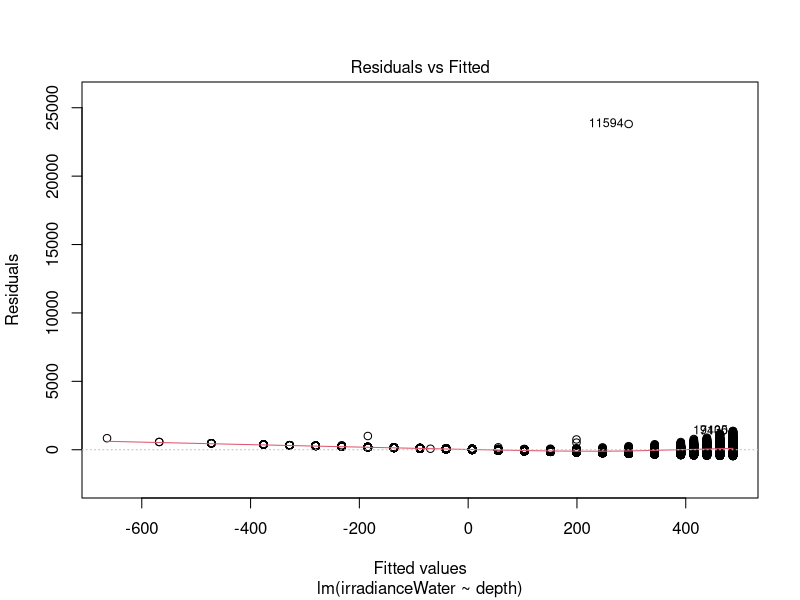
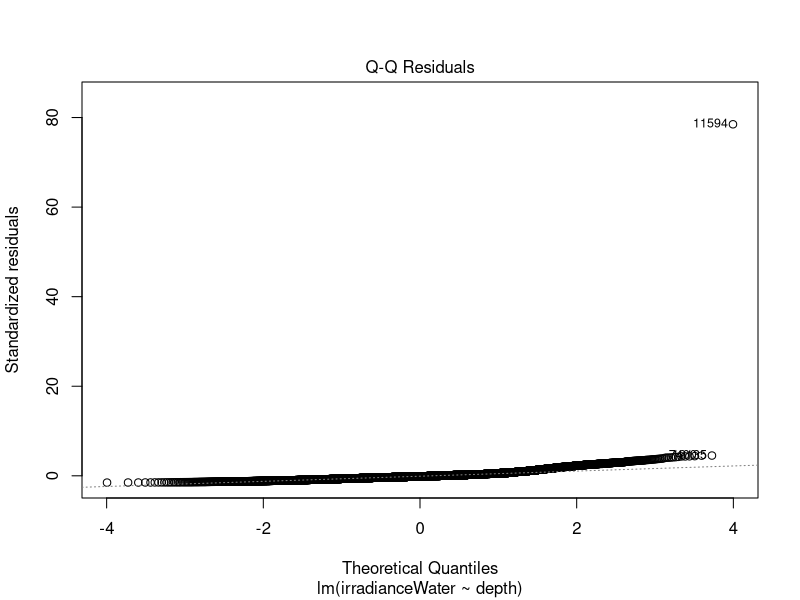
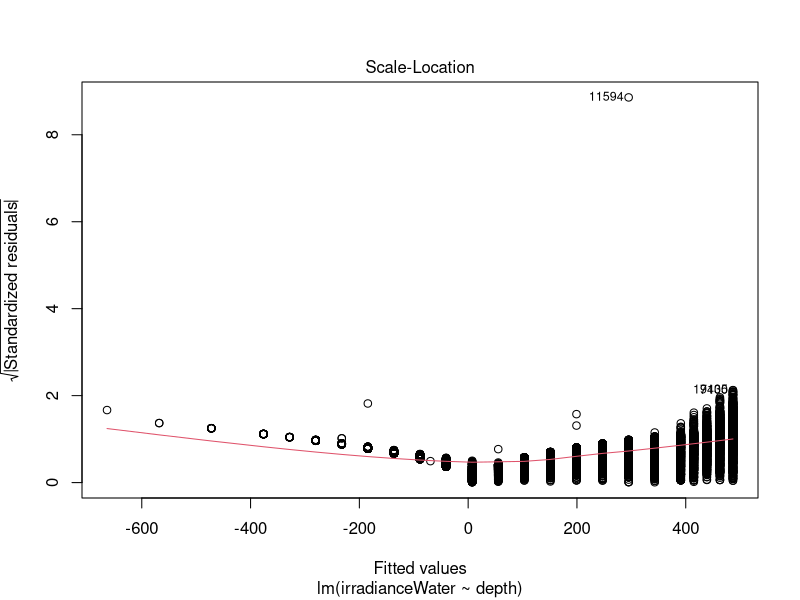
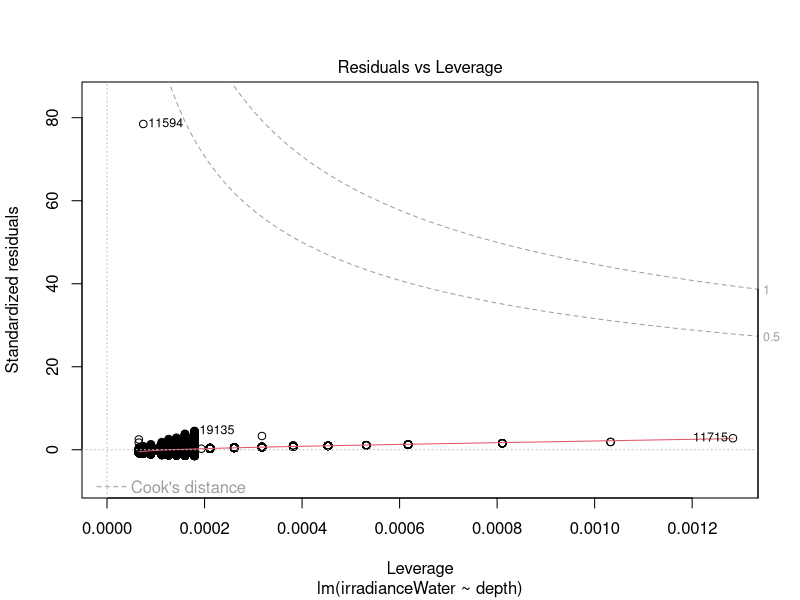
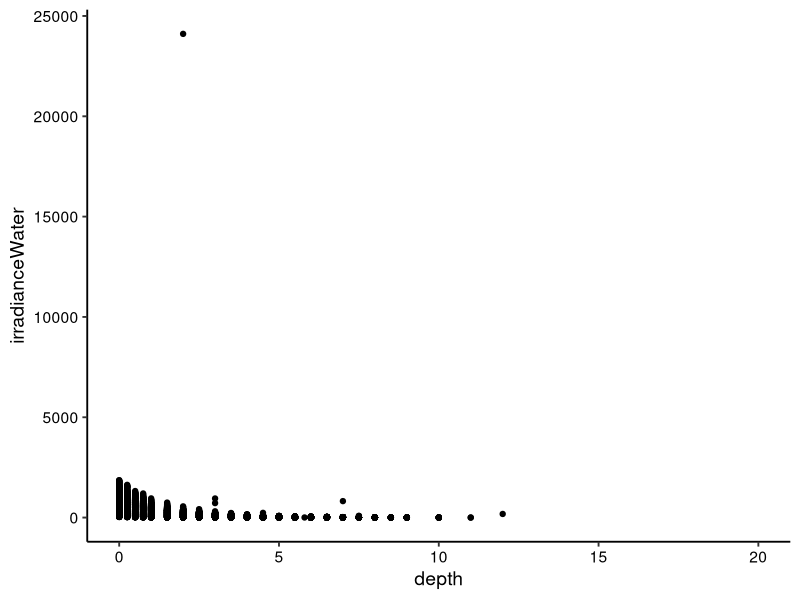
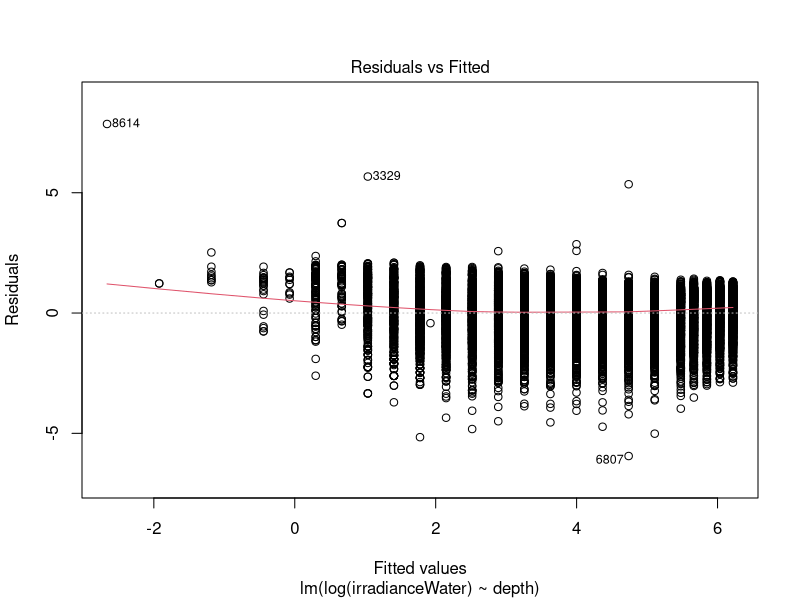
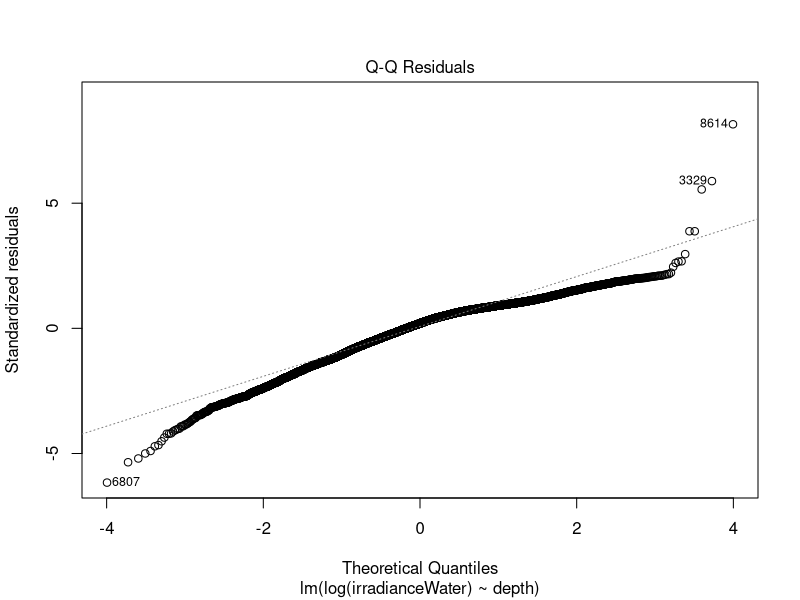
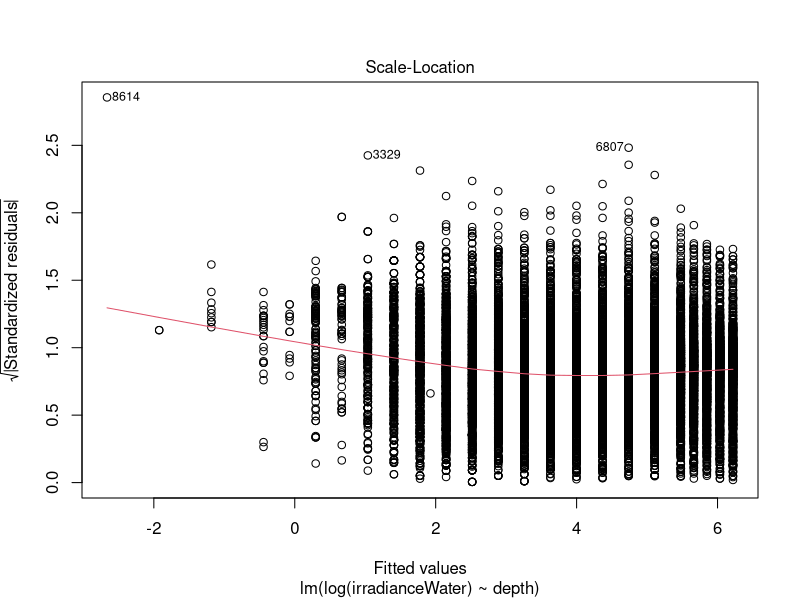

Write R code to recreate these figures, in order.
## ---- chunk 1
getwd()
library(tidyverse)
library(corrplot)

PeterPaul.chem.nutrients <- read.csv("./Data/Processed/NTL-LTER_Lake_Chemistry_Nutrients_PeterPaul_Processed.csv")

# Set date to date format
PeterPaul.chem.nutrients$sampledate <- as.Date(PeterPaul.chem.nutrients$sampledate, 
                                               format = "%Y-%m-%d")

mytheme <- theme_classic(base_size = 14) +
  theme(axis.text = element_text(color = "black"), 
        legend.position = "top")
theme_set(mytheme)

## ---- chunk 2
irradiance.regression <- lm(PeterPaul.chem.nutrients$irradianceWater ~ PeterPaul.chem.nutrients$depth)
# another way to format the lm function
irradiance.regression <- lm(data = PeterPaul.chem.nutrients, irradianceWater ~ depth)
summary(irradiance.regression)

# Correlation
cor.test(PeterPaul.chem.nutrients$irradianceWater, PeterPaul.chem.nutrients$depth)
## ---- chunk 3
plot(irradiance.regression)
## ---- chunk 4
# Plot the regression
irradiancebydepth <- 
  ggplot(PeterPaul.chem.nutrients, aes(x = depth, y = irradianceWater)) +
  #ylim(0, 2000) +
  geom_point() 
print(irradiancebydepth) 
## ---- chunk 5
PeterPaul.chem.nutrients <- filter(PeterPaul.chem.nutrients, irradianceWater != 0) #removing point where we don't have data so that we can log 
irradiance.regression2 <- lm(data = PeterPaul.chem.nutrients, log(irradianceWater) ~ depth) #log transform 
summary(irradiance.regression2)
plot(irradiance.regression2)

# Add a line and standard error for the linear regression
irradiancebydepth2 <- 
  ggplot(PeterPaul.chem.nutrients, aes(x = depth, y = irradianceWater)) +
  geom_smooth(method = "lm") +
  scale_y_log10() +
  geom_point() 
print(irradiancebydepth2) 

# SE can also be removed
irradiancebydepth2 <- 
    ggplot(PeterPaul.chem.nutrients, aes(x = depth, y = irradianceWater)) +
    geom_point(alpha = .05) + #change the transparency 
    scale_y_log10() +
    geom_smooth(method = 'lm', se = FALSE, color = "green") + #remove confidence interval by standard error = false 
  labs(x= "Depth", y = "Nutirents") +
  scale_x_continuous(breaks = c(0,2,4,6,12))
print(irradiancebydepth2) #look up annotation layer 

# Make the graph attractive

## ---- chunk 6
cor.test(PeterPaul.chem.nutrients$irradianceWater, PeterPaul.chem.nutrients$depth, 
         method = "spearman", exact = FALSE)
## ---- chunk 7
TPregression <- lm(data = PeterPaul.chem.nutrients, tp_ug ~ depth + dissolvedOxygen)
summary(TPregression) #looking at effect on phosphorus 

TPplot <- ggplot(PeterPaul.chem.nutrients, 
                 aes(x = dissolvedOxygen, y = tp_ug, color = depth)) +
  geom_point() +
  xlim(0, 20)
print(TPplot)
## ---- chunk 8
#install.packages("corrplot")
#library(corrplot)
PeterPaulnutrients <- 
  PeterPaul.chem.nutrients %>%
  select(tn_ug:po4) %>%
  na.omit()
PeterPaulCorr <- cor(PeterPaulnutrients)
corrplot(PeterPaulCorr, method = "ellipse")
corrplot.mixed(PeterPaulCorr, upper = "ellipse")
## ---- chunk 9
PeterPaul.naomit <- na.omit(PeterPaul.chem.nutrients)
TPAIC <- lm(data = PeterPaul.naomit, tp_ug ~ depth + dissolvedOxygen + 
              temperature_C + tn_ug + po4)
step(TPAIC) #AIC: The lower the better; What would happen if I removed each variable?; AIC is bigger when you have higher sample sizes. Only relevant realtive to each other. Ex. whathappens to the error if it's removed. 
TPmodel <- lm(data = PeterPaul.naomit, tp_ug ~ temperature_C + tn_ug)
summary(TPmodel)

#need to not have any NAs in the relationship 
## ---- chunk 10
# main effects
TNancova.main <- lm(data = PeterPaul.chem.nutrients, tn_ug ~ lakename + depth)
summary(TNancova.main)

# interaction effects
TNancova.interaction <- lm(data = PeterPaul.chem.nutrients, tn_ug ~ lakename * depth)
summary(TNancova.interaction)

TNplot <- ggplot(PeterPaul.chem.nutrients, aes(x = depth, y = tn_ug, color = lakename)) + 
  geom_point() + 
  geom_smooth(method = "lm", se = FALSE) +
  xlim(0, 10)
print(TNplot)

#adds multiple alphas. 
# Make the graph attractive

